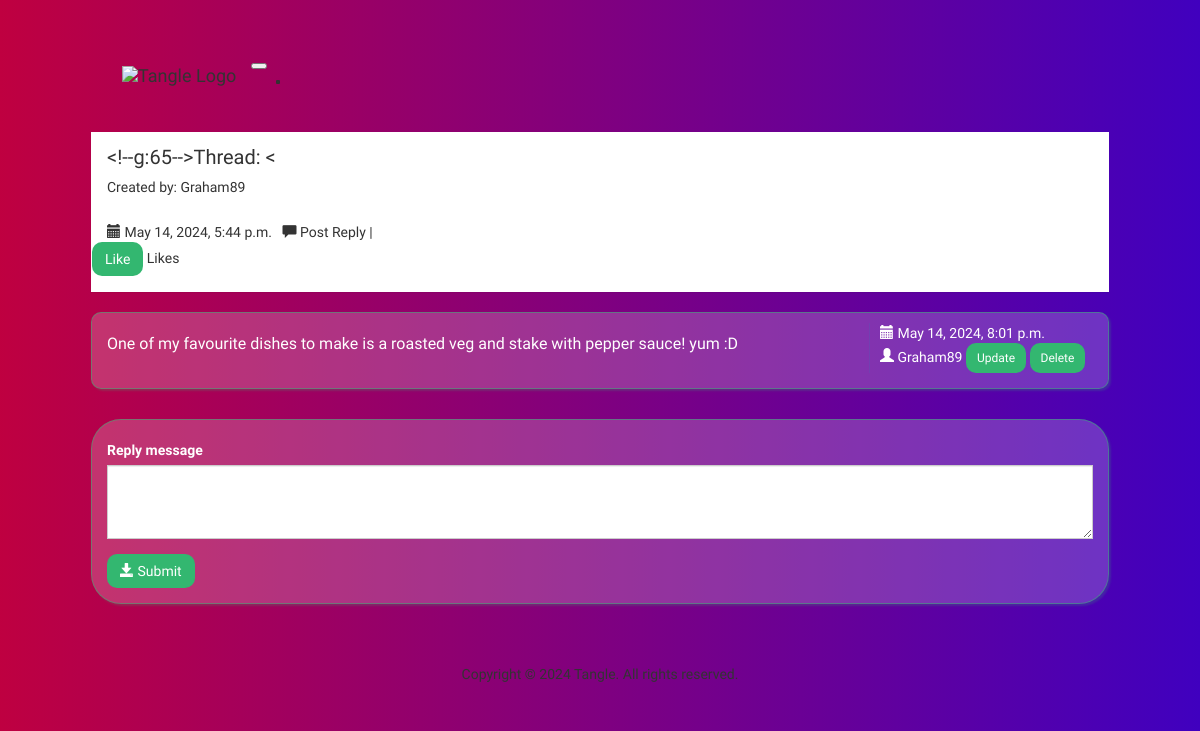
Page /thread/6/ (signed in) on the earlier database version.
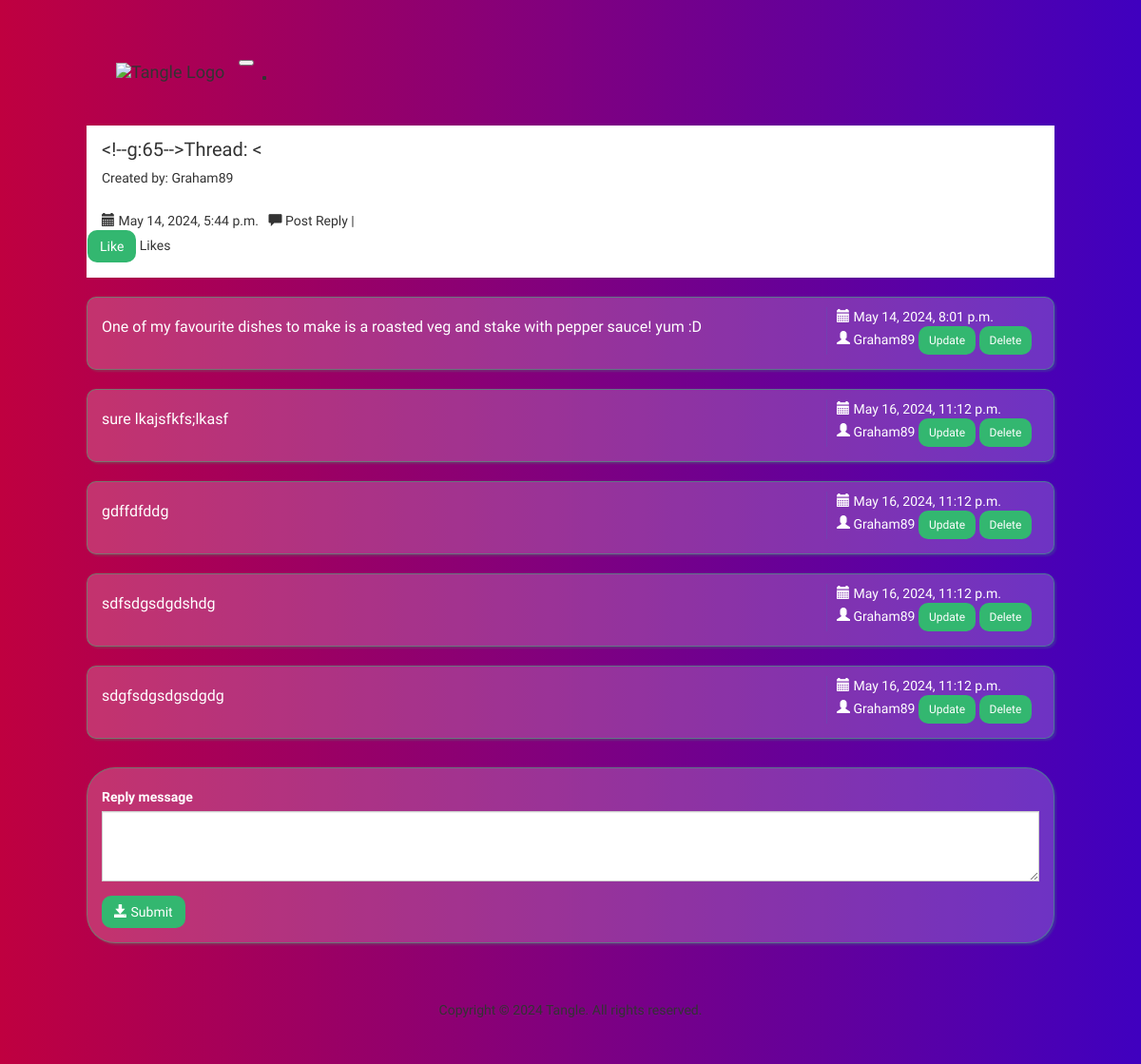
Same page on the later database version.
### forum/models.py (models this page shows, shortened)
class Thread(models.Model):
    title = models.CharField(max_length=50, blank=False,
                             help_text="Title of the thread.")
    description = models.TextField(max_length=100, blank=False,
                                   help_text="Detailed description of thread.")
    date_created = models.DateTimeField(auto_now_add=True,
                                        help_text="The date and time this thread was created.")
    image = CloudinaryField('image', blank=True, null=True)
    liked_by = models.ManyToManyField(User, related_name='liked_threads',
                                      blank=True,
                                      help_text="Users who have liked this thread.")
    disliked_by = models.ManyToManyField(User, related_name='disliked_threads',
                                         blank=True,
                                         help_text="Users who have disliked this thread.")
    class Meta:
        ordering = ['-date_created']

class Reply(models.Model):
    thread = models.ForeignKey(Thread, on_delete=models.CASCADE)
    user = models.ForeignKey(User, on_delete=models.CASCADE)
    message = models.TextField(max_length=500)
    date_created = models.DateTimeField(auto_now_add=True)
    updated = models.DateTimeField(auto_now=True)

### forum/views.py (the view, shortened to what this page needs)
# urls.py: path('thread/<int:thread_id>/', views.thread, name='thread'),
def thread(request, thread_id):
    thread = Thread.objects.get(pk=thread_id)
    replies = thread.reply_set.all()
    form = ReplyForm()
    context = {
        'thread': thread,
        'form': form,
        'replies': replies,
    }
    return render(request, 'forum/thread.html', context)

### forum/forms.py
class ReplyForm(ModelForm):
    class Meta:
        model = Reply
        fields = ['message', ]
    def __init__(self, *args, **kwargs):
        super(ReplyForm, self).__init__(*args, **kwargs)
        self.fields['message'].widget.attrs.update({
            'class': 'form-control', 'placeholder': 'Post a reply...'})

### forum/templates/forum/thread.html (shortened to what this page needs)
{% extends 'user_profile/base.html' %}
{% block body %}
{% load static %}
<div class="container">
    <div class="row">
        <div class="col-lg-12 col-lg-offset-0">
            <nav class="navbar navbar-expand-sm navbar-light bg-light fixed-top">
                <a class="navbar-brand" href="{% url 'index' %}">
                    <img src="https://res.cloudinary.com/dhx65uemx/image/upload/v1715630230/Tangle_hokbbr.svg" alt="Tangle Logo" class="logo-main">
                </a>
                <button class="navbar-toggler" type="button" data-toggle="collapse" data-target="#navbarNavDropdown" aria-controls="navbarNavDropdown" aria-expanded="false" aria-label="Toggle navigation">
                </button>
                <div class="collapse navbar-collapse" id="navbarNavDropdown">
                    <ul class="navbar-nav mr-auto">
                    </ul>
                </div>
            </nav>
            <div class="row">
                <div class="col-lg-8">
                </div>
                <div class="row pad">
                    <div class="col-lg-12">
                        <div class="panel panel-primary-thread">
                            <div class="panel-body">
                                <div class="row">
                                    <div class="col-lg-12">
                                        <p class="big">Thread: {{ thread.title }}</p>
                                    </div>
                                    <div class="col-lg-12">
                                        <p>Created by: {{ user.username }}</p>
                                    </div>
                                    <div class="col-lg-12">
                                        <br />
                                        <i class="glyphicon glyphicon-calendar"></i>
                                        {{ thread.date_created }} &nbsp;
                                        <a href="#_reply"><i class="glyphicon glyphicon-comment"></i> Post Reply</a> |
                                    </div>
                                    <div id="like-section">
                                        {% if request.user.is_authenticated %}
                                        <form action="{% url 'likes' %}" method="POST">
                                            {% if is_liked %}
                                            <button type="submit" class="btn btn-danger">
                                                <i class="fas fa-thumbs-down"></i> Dislike
                                            </button>
                                            {% else %}
                                            <button type="submit" class="btn btn-primary">
                                                 Like
                                            </button>
                                            {% endif %}
                                            <span id="like-count">{{ total_likes }} Likes</span>
                                        </form>
                                        {% endif %}
                                    </div>
                                </div>
                            </div>
                        </div>
                    </div>
                </div>
                {% for reply in replies %}
                <div class="panel panel-primary reply" id="r1" style="border-radius: 10px;">
                    <div class="panel-body">
                        <div class="row reply">
                            <div class="col-lg-9">
                                <div class="reply-msg">
                                    {{ reply.message }}
                                </div>
                            </div>
                            <div class="col-lg-3">
                                <div class="reply-details">
                                    <i class="glyphicon glyphicon-calendar"></i> {{ reply.date_created }} <br />
                                    <i class="glyphicon glyphicon-user"></i> {{ reply.user.username }}
                                    {% if user.is_authenticated and reply.user == user %}
                                    <button type="button" class="btn btn-primary btn-sm" data-toggle="modal" data-target="#updateModal{{ reply.id }}">
                                         Update
                                    </button>
                                    <button type="button" class="btn btn-danger btn-sm" data-toggle="modal" data-target="#deleteModal{{ reply.id }}">
                                         Delete
                                    </button>
                                    {% endif %}
                                </div>
                            </div>
                        </div>
                    </div>
                </div>
                {% endfor %}
                {% if user.is_authenticated %}
                <div class="row pad">
                    <div class="col-lg-12 pad">
                        <div class="panel panel-primary reply">
                            <div class="panel-body pad" id="_reply">
                                <form
                                    action="{% if reply.id %}{% url 'update_reply' thread_id=thread.id reply_id=reply.id %}{% endif %}"
                                    method="POST" style="display: inline;">
                                    <div class="form-group">
                                        <label for="message">Reply message</label>
                                        <textarea class="form-control" id="message" name="message" rows="3"></textarea>
                                    </div>
                                    <button type="submit" class="btn btn-primary">
                                        <i class="glyphicon glyphicon-save"></i> Submit
                                    </button> &nbsp;
                                </form>
                            </div>
                        </div>
                    </div>
                </div>
                {% endif %}
                <footer>
                    <div class="row">
                        <div class="col-lg-12">
                            <div class="center">
                            </div>
                        </div>
                    </div>
                </footer>
            </div>
        </div>
    </div>
    {% endblock %}

### user_profile/templates/user_profile/base.html (shortened to what this page needs)
{% load static %}
<!DOCTYPE html>
<html lang="en">
<head>
    <link rel="stylesheet" href="{% static 'bs/css/bootstrap.min.css' %}" />
    <link rel="stylesheet" type="text/css" href="{% static 'css/styles.css' %}" />
</head>
<body>
    {% block body %} {% endblock %}
</body>
</html>

### user_profile/static/css/styles.css (style rules this page uses)
body { background-color: rgba(29, 132, 99, 0.9); font-family: "Unbounded",Ubuntu, verdana, georgia, serif, sans-serif; font-weight: 400; }
@media (min-width: 1200px) { div.container { width: 1018px; border-radius: 20px; } }
div.container { margin-top: 30px; padding-top: 20px; margin-bottom: 30px; border-radius: 20px; min-inline-size: fit-content; }
a, a:hover, a:active, a:focus, a:visited { text-decoration: none; }
a { color:#333; }
.panel { background-color: none; }
.center { text-align: center !important; }
div.panel, .btn { border-radius: 0; }
.form-control { border-radius: 0; height: 50px; }
footer { margin-top: 40px; margin-bottom: 20px; }
.pad { margin-top: 10px; }
div.panel-body { padding-top: 10px; }
.panel-primary { border-color: rgba(51, 183, 112, .5); box-shadow: 2px 2px 2px rgba(51, 183, 112, .2); }
.btn-primary, .btn-danger { background-color: rgb(51, 183, 112); border-color: rgba(51, 183, 112, .5); border-radius: 10px; }
.big { font-size: 20px; }
.reply-msg { padding-top: 10px; padding-bottom: 4px; margin-bottom: 5px; font-size: 16px; }
.reply-details { border-left: 1px groove rgba(51, 122, 183, .2); padding-left: 10px; }
p { padding-bottom: 0px; margin-bottom: 5px; }
.panel.panel-primary { background-color: rgba(255, 255, 255, 0.2); color: #fff; border-radius: 30px; }

Differences in the rows shown:
added Reply: message "sure lkajsfkfs;lkasf", date_created "May 16, 2024, 11:12 p.m.", user.username "Graham89"
added Reply: message "gdffdfddg", date_created "May 16, 2024, 11:12 p.m.", user.username "Graham89"
added Reply: message "sdfsdgsdgdshdg", date_created "May 16, 2024, 11:12 p.m.", user.username "Graham89"
added Reply: message "sdgfsdgsdgsdgdg", date_created "May 16, 2024, 11:12 p.m.", user.username "Graham89"
